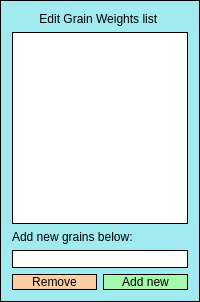
             <widget class="QFrame" name="frame_9">
              <property name="minimumSize">
               <size>
                <width>0</width>
                <height>300</height>
               </size>
              </property>
              <property name="maximumSize">
               <size>
                <width>200</width>
                <height>400</height>
               </size>
              </property>
              <property name="styleSheet">
               <string notr="true">border: 1px solid;background-color: #A1EAF0;</string>
              </property>
              <property name="frameShape">
               <enum>QFrame::StyledPanel</enum>
              </property>
              <property name="frameShadow">
               <enum>QFrame::Raised</enum>
              </property>
              <layout class="QGridLayout" name="gridLayout_13">
               <item row="0" column="0" colspan="2">
                <widget class="QLabel" name="label_6">
                 <property name="styleSheet">
                  <string notr="true">border: none;</string>
                 </property>
                 <property name="text">
                  <string>Edit Grain Weights list </string>
                 </property>
                 <property name="alignment">
                  <set>Qt::AlignCenter</set>
                 </property>
                </widget>
               </item>
               <item row="1" column="0" colspan="2">
                <widget class="QListView" name="Grains_listView">
                 <property name="styleSheet">
                  <string notr="true">background-color: white;</string>
                 </property>
                </widget>
               </item>
               <item row="2" column="0" colspan="2">
                <widget class="QLabel" name="label_19">
                 <property name="styleSheet">
                  <string notr="true">border: None;</string>
                 </property>
                 <property name="text">
                  <string>Add new grains below:</string>
                 </property>
                </widget>
               </item>
               <item row="3" column="0" colspan="2">
                <widget class="QLineEdit" name="Settings_AddGrain_lineEdit">
                 <property name="styleSheet">
                  <string notr="true">background-color: White;</string>
                 </property>
                </widget>
               </item>
               <item row="4" column="0">
                <widget class="QPushButton" name="rmvGrains_pushButton">
                 <property name="cursor">
                  <cursorShape>PointingHandCursor</cursorShape>
                 </property>
                 <property name="styleSheet">
                  <string notr="true">background-color: #F9CEA5;</string>
                 </property>
                 <property name="text">
                  <string>Remove</string>
                 </property>
                </widget>
               </item>
               <item row="4" column="1">
                <widget class="QPushButton" name="addGrain_PushButton">
                 <property name="palette">
                  <palette>
                   <active>
                    <colorrole role="Button">
                     <brush brushstyle="SolidPattern">
                      <color alpha="255">
                       <red>165</red>
                       <green>249</green>
                       <blue>173</blue>
                      </color>
                     </brush>
                    </colorrole>
                    <colorrole role="Base">
                     <brush brushstyle="SolidPattern">
                      <color alpha="255">
                       <red>165</red>
                       <green>249</green>
                       <blue>173</blue>
                      </color>
                     </brush>
                    </colorrole>
                    <colorrole role="Window">
                     <brush brushstyle="SolidPattern">
                      <color alpha="255">
                       <red>165</red>
                       <green>249</green>
                       <blue>173</blue>
                      </color>
                     </brush>
                    </colorrole>
                    <colorrole role="HighlightedText">
                     <brush brushstyle="SolidPattern">
                      <color alpha="255">
                       <red>85</red>
                       <green>0</green>
                       <blue>127</blue>
                      </color>
                     </brush>
                    </colorrole>
                   </active>
                   <inactive>
                    <colorrole role="Button">
                     <brush brushstyle="SolidPattern">
                      <color alpha="255">
                       <red>165</red>
                       <green>249</green>
                       <blue>173</blue>
                      </color>
                     </brush>
                    </colorrole>
                    <colorrole role="Base">
                     <brush brushstyle="SolidPattern">
                      <color alpha="255">
                       <red>165</red>
                       <green>249</green>
                       <blue>173</blue>
                      </color>
                     </brush>
                    </colorrole>
                    <colorrole role="Window">
                     <brush brushstyle="SolidPattern">
                      <color alpha="255">
                       <red>165</red>
                       <green>249</green>
                       <blue>173</blue>
                      </color>
                     </brush>
                    </colorrole>
                    <colorrole role="HighlightedText">
                     <brush brushstyle="SolidPattern">
                      <color alpha="255">
                       <red>85</red>
                       <green>0</green>
                       <blue>127</blue>
                      </color>
                     </brush>
                    </colorrole>
                   </inactive>
                   <disabled>
                    <colorrole role="Button">
                     <brush brushstyle="SolidPattern">
                      <color alpha="255">
                       <red>165</red>
                       <green>249</green>
                       <blue>173</blue>
                      </color>
                     </brush>
                    </colorrole>
                    <colorrole role="Base">
                     <brush brushstyle="SolidPattern">
                      <color alpha="255">
                       <red>165</red>
                       <green>249</green>
                       <blue>173</blue>
                      </color>
                     </brush>
                    </colorrole>
                    <colorrole role="Window">
                     <brush brushstyle="SolidPattern">
                      <color alpha="255">
                       <red>165</red>
                       <green>249</green>
                       <blue>173</blue>
                      </color>
                     </brush>
                    </colorrole>
                    <colorrole role="HighlightedText">
                     <brush brushstyle="SolidPattern">
                      <color alpha="255">
                       <red>85</red>
                       <green>0</green>
                       <blue>127</blue>
                      </color>
                     </brush>
                    </colorrole>
                   </disabled>
                  </palette>
                 </property>
                 <property name="cursor">
                  <cursorShape>PointingHandCursor</cursorShape>
                 </property>
                 <property name="autoFillBackground">
                  <bool>false</bool>
                 </property>
                 <property name="styleSheet">
                  <string notr="true">background-color: #A5F9AD ;</string>
                 </property>
                 <property name="text">
                  <string>Add new</string>
                 </property>
                </widget>
               </item>
              </layout>
             </widget>
